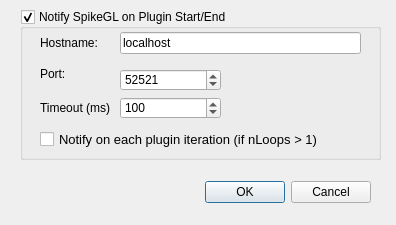
<?xml version="1.0" encoding="UTF-8"?>
<ui version="4.0">
 <class>SpikeGLIntegration</class>
 <widget class="QDialog" name="SpikeGLIntegration">
  <property name="geometry">
   <rect>
    <x>0</x>
    <y>0</y>
    <width>396</width>
    <height>225</height>
   </rect>
  </property>
  <property name="windowTitle">
   <string>Dialog</string>
  </property>
  <widget class="QDialogButtonBox" name="buttonBox">
   <property name="geometry">
    <rect>
     <x>30</x>
     <y>176</y>
     <width>341</width>
     <height>32</height>
    </rect>
   </property>
   <property name="orientation">
    <enum>Qt::Horizontal</enum>
   </property>
   <property name="standardButtons">
    <set>QDialogButtonBox::Cancel|QDialogButtonBox::Ok</set>
   </property>
  </widget>
  <widget class="QGroupBox" name="enabledGB">
   <property name="geometry">
    <rect>
     <x>20</x>
     <y>9</y>
     <width>361</width>
     <height>151</height>
    </rect>
   </property>
   <property name="toolTip">
    <string>If enabled, notify SpikeGL program on plugin start/stop.</string>
   </property>
   <property name="whatsThis">
    <string>If enabled, notify the SpikeGL program via a network socket when a stim plugin is started or stopped.  The notification fails if timeout ms elapses without a response from the remote socket or if the connection fails.</string>
   </property>
   <property name="title">
    <string>Notify SpikeGL on Plugin Start/End</string>
   </property>
   <property name="checkable">
    <bool>true</bool>
   </property>
   <property name="checked">
    <bool>true</bool>
   </property>
   <widget class="QLabel" name="label">
    <property name="geometry">
     <rect>
      <x>20</x>
      <y>26</y>
      <width>71</width>
      <height>16</height>
     </rect>
    </property>
    <property name="toolTip">
     <string>The hostname of the remote SpikeGL program</string>
    </property>
    <property name="text">
     <string>Hostname:</string>
    </property>
   </widget>
   <widget class="QLineEdit" name="hostNameLE">
    <property name="geometry">
     <rect>
      <x>100</x>
      <y>23</y>
      <width>241</width>
      <height>22</height>
     </rect>
    </property>
    <property name="toolTip">
     <string>The hostname of the remote SpikeGL program</string>
    </property>
    <property name="text">
     <string>localhost</string>
    </property>
   </widget>
   <widget class="QLabel" name="label_2">
    <property name="geometry">
     <rect>
      <x>20</x>
      <y>57</y>
      <width>71</width>
      <height>16</height>
     </rect>
    </property>
    <property name="toolTip">
     <string>The port on which the SpikeGL program is listening for notifications.</string>
    </property>
    <property name="text">
     <string>Port:</string>
    </property>
   </widget>
   <widget class="QLabel" name="label_3">
    <property name="geometry">
     <rect>
      <x>20</x>
      <y>91</y>
      <width>71</width>
      <height>16</height>
     </rect>
    </property>
    <property name="toolTip">
     <string>The communications timeout.  If SpikeGL fails to respond within this time limit, abort notification attempt.  Set this to a relatively low number.</string>
    </property>
    <property name="text">
     <string>Timeout (ms):</string>
    </property>
   </widget>
   <widget class="QSpinBox" name="timeoutSB">
    <property name="geometry">
     <rect>
      <x>100</x>
      <y>88</y>
      <width>101</width>
      <height>22</height>
     </rect>
    </property>
    <property name="toolTip">
     <string>The communications timeout.  If SpikeGL fails to respond within this time limit, abort notification attempt.  Set this to a relatively low number.</string>
    </property>
    <property name="minimum">
     <number>50</number>
    </property>
    <property name="maximum">
     <number>30000</number>
    </property>
    <property name="value">
     <number>100</number>
    </property>
   </widget>
   <widget class="QSpinBox" name="portSB">
    <property name="geometry">
     <rect>
      <x>100</x>
      <y>60</y>
      <width>101</width>
      <height>22</height>
     </rect>
    </property>
    <property name="minimum">
     <number>1</number>
    </property>
    <property name="maximum">
     <number>65535</number>
    </property>
    <property name="value">
     <number>52521</number>
    </property>
   </widget>
   <widget class="QCheckBox" name="nloopsNotifyCB">
    <property name="geometry">
     <rect>
      <x>20</x>
      <y>120</y>
      <width>321</width>
      <height>20</height>
     </rect>
    </property>
    <property name="font">
     <font>
      <pointsize>10</pointsize>
     </font>
    </property>
    <property name="toolTip">
     <string>This option pertains to users the nLoops plugin configuration variable.  If enabled, notify SpikeGL for each iteration of the plugin, rather than once for the plugin's run.   The default, disabled, is what most people want.</string>
    </property>
    <property name="statusTip">
     <string>Enable 'per-iteration' notification for nLoops mode.</string>
    </property>
    <property name="whatsThis">
     <string>Controls whether notifications are sent for each plugin iteration.</string>
    </property>
    <property name="text">
     <string>Notify on each plugin iteration (if nLoops &gt; 1)</string>
    </property>
   </widget>
  </widget>
 </widget>
 <tabstops>
  <tabstop>enabledGB</tabstop>
  <tabstop>hostNameLE</tabstop>
  <tabstop>portSB</tabstop>
  <tabstop>timeoutSB</tabstop>
  <tabstop>nloopsNotifyCB</tabstop>
  <tabstop>buttonBox</tabstop>
 </tabstops>
 <resources/>
 <connections>
  <connection>
   <sender>buttonBox</sender>
   <signal>accepted()</signal>
   <receiver>SpikeGLIntegration</receiver>
   <slot>accept()</slot>
   <hints>
    <hint type="sourcelabel">
     <x>248</x>
     <y>254</y>
    </hint>
    <hint type="destinationlabel">
     <x>157</x>
     <y>274</y>
    </hint>
   </hints>
  </connection>
  <connection>
   <sender>buttonBox</sender>
   <signal>rejected()</signal>
   <receiver>SpikeGLIntegration</receiver>
   <slot>reject()</slot>
   <hints>
    <hint type="sourcelabel">
     <x>316</x>
     <y>260</y>
    </hint>
    <hint type="destinationlabel">
     <x>286</x>
     <y>274</y>
    </hint>
   </hints>
  </connection>
 </connections>
</ui>
